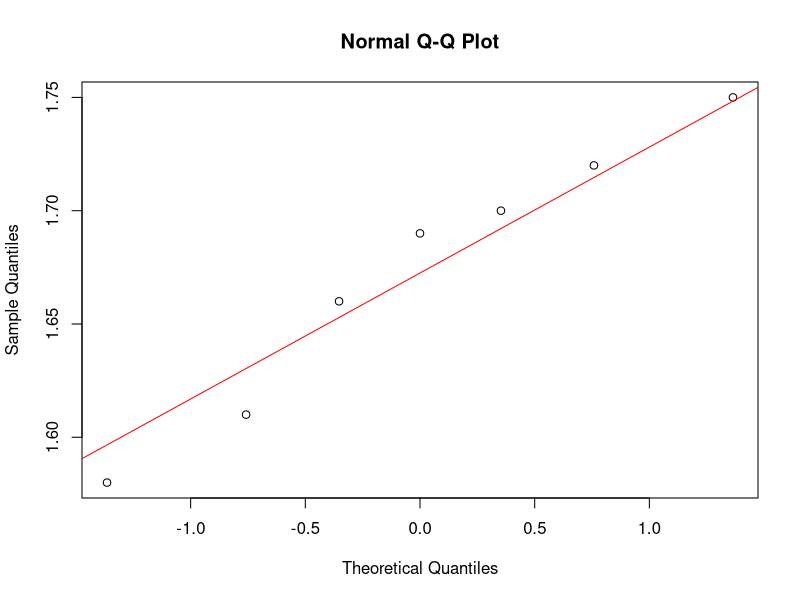
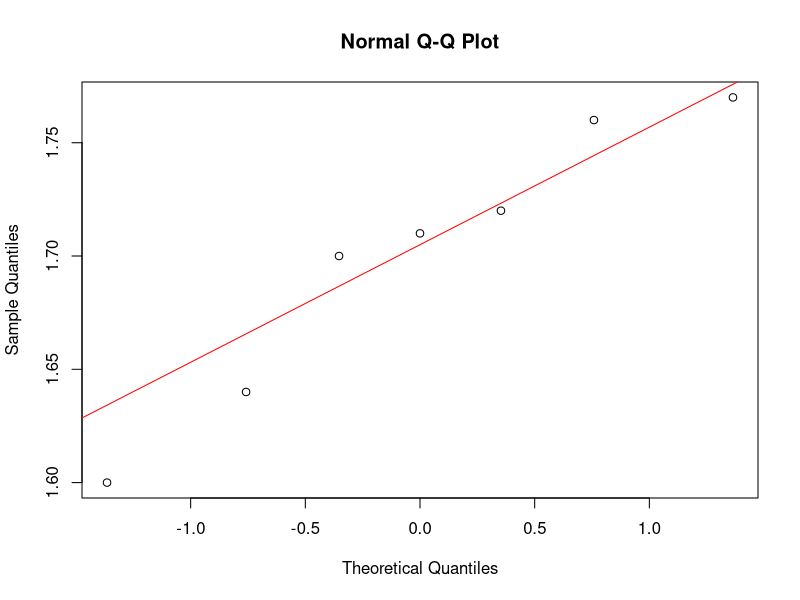
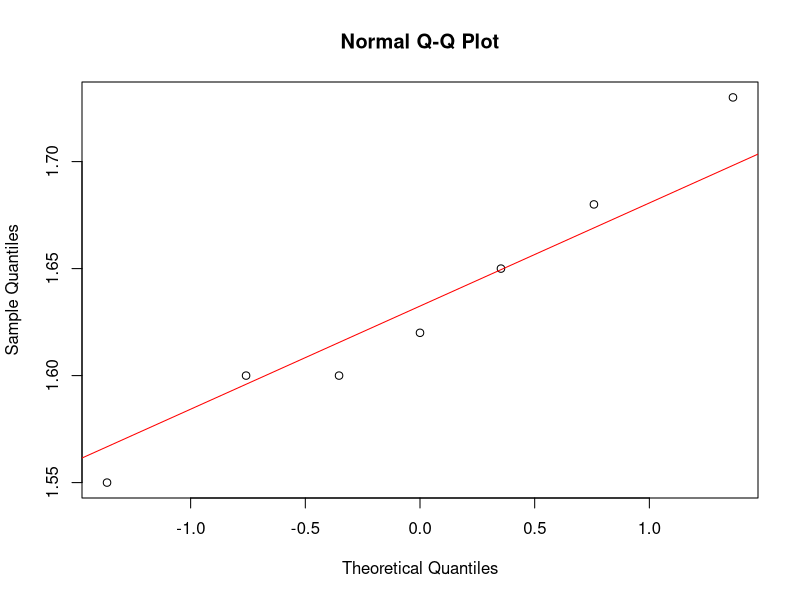
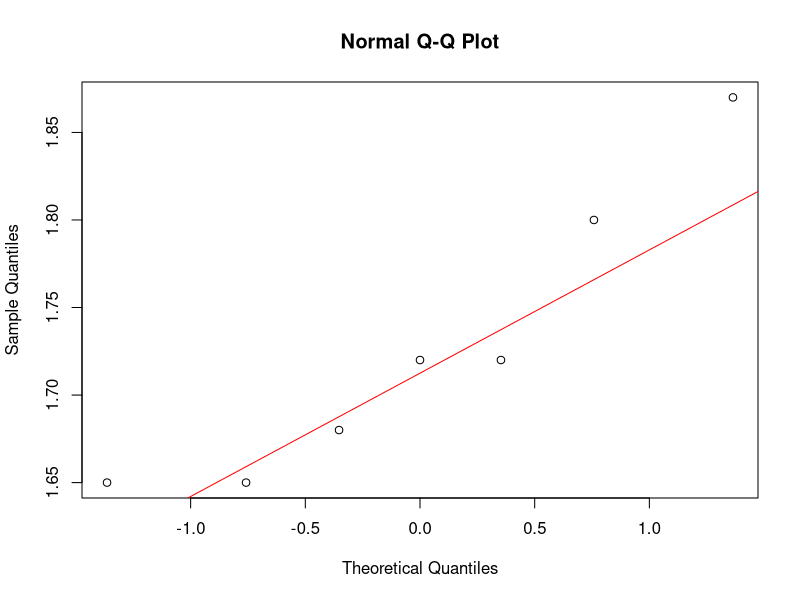
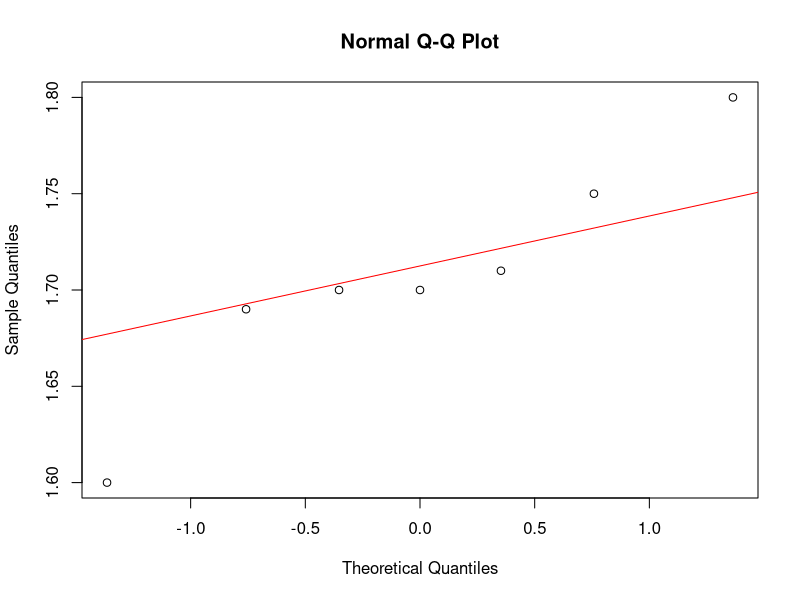
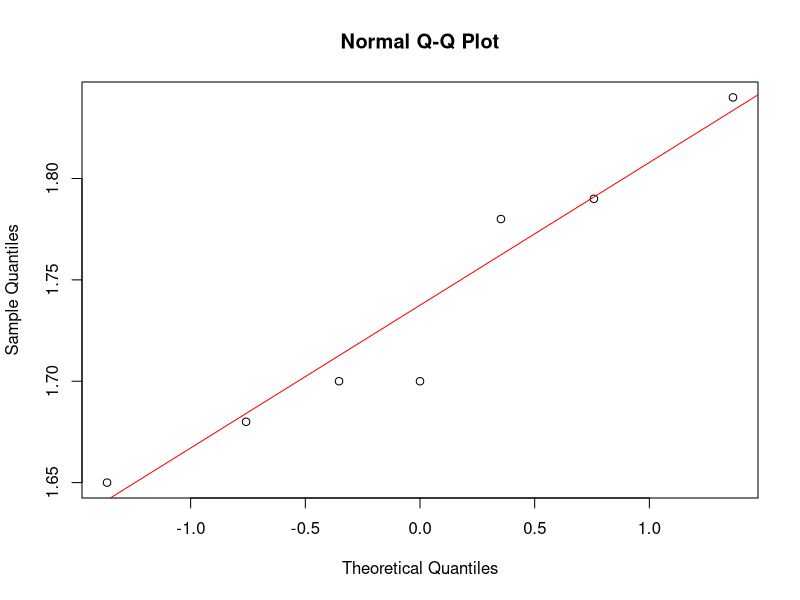
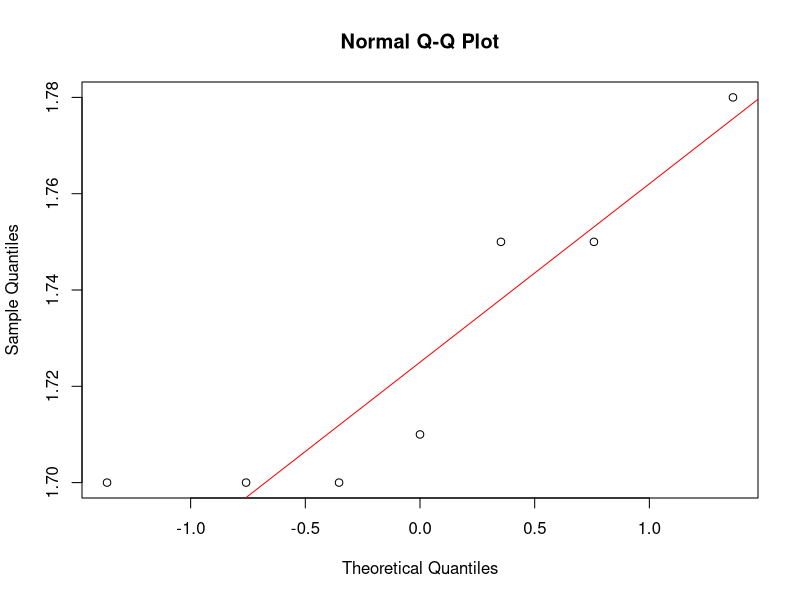
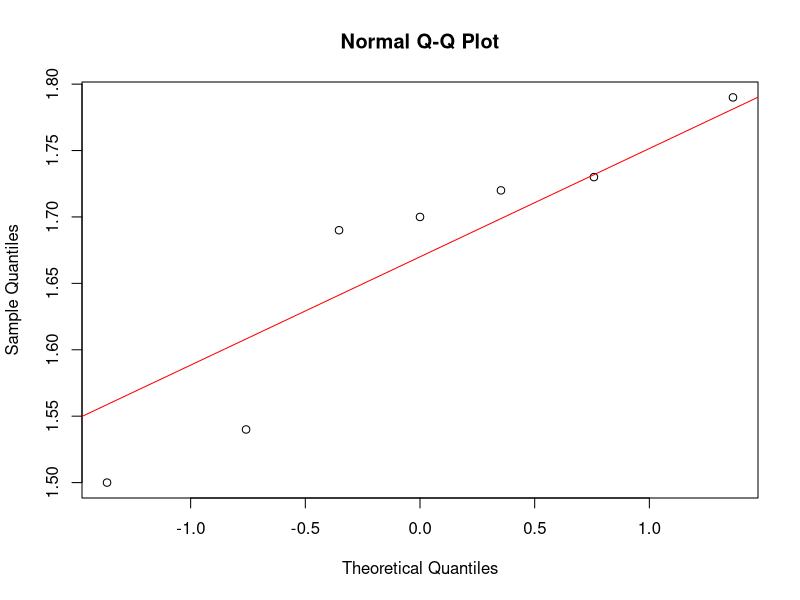

Write R code to recreate these figures, in order.
library("tidyverse")

### Imaginemos una escuela donde se aplican tres métodos de enseñanza.
### Después de aplicar cada método a tres grupos de estudiantes, 
### se obtienen los siguientes resultados

A = c(6,7,8,9)
B = c(8,9,10,11)
C = c(10,11,12,13)



nota = c(A,B,C)

datos = data.frame(nota,"metodo"=c("A","A","A","A",
                                   "B","B","B","B",
                                   "C","C","C","C"))


### la función tapply: me sirve para aplicar una función a una columna
### discriminando/segregando por los valores de otra columna

medias_muestrales = tapply(datos$nota,datos$metodo,mean)

mean(datos$nota)
modelo = aov(nota ~ metodo,data=datos)
summary(modelo)

### Tenemos evidencia para rechazar H0. Por lo tanto hay al menos dos métodos
### que producen resultados diferentes. 

TukeyHSD(modelo)

##########################################
##########################################

setwd("C:/Users/Usuario/Documents/scidata/26_Inf_Est/documentos_inf_est")
censo = read.csv("demograficas_scidata.csv")


censo$mes = substr(censo$nacimiento,4,5)
censo$mes = as.numeric(censo$mes)


seleccionar = function(mes){
  tabla_mes = censo[censo$mes == mes,]
  rownames(tabla_mes) <- NULL
  renglones = sample(1:nrow(tabla_mes),7,replace = FALSE)
  muestra = tabla_mes[renglones,] 
  return(muestra)
}

muestras = lapply(1:12,seleccionar)

muestra = do.call(rbind, muestras)
names(muestra)
medias_muestrales = tapply(muestra$estatura_m,muestra$mes,mean)

modelo = aov(estatura_m ~ mes,data=muestra)
summary(modelo)

### Como el p-valor es alto no tenemos evidencia para rechazar H0.
### Es decir, no hay evidencia estadística de que el mes de 
### nacimento influya en la estatura media de la población

for(x in muestras){
  qqnorm(x$estatura_m)
  qqline(x$estatura_m,col="red")
}


medias = data.frame(medias_muestrales,"mes"=1:12)

muestra$mes = as.factor(muestra$mes)
medias$mes = as.factor(medias$mes)
names(medias)

ggplot(data=muestra) +
  geom_boxplot(mapping=aes(y=estatura_m,x=mes,fill=mes)) +
  geom_point(data=medias,
             mapping=aes(x=mes,
                         y=medias_muestrales)) +
  geom_line(data=medias,
             mapping=aes(x=as.numeric(mes),
                         y=medias_muestrales))
